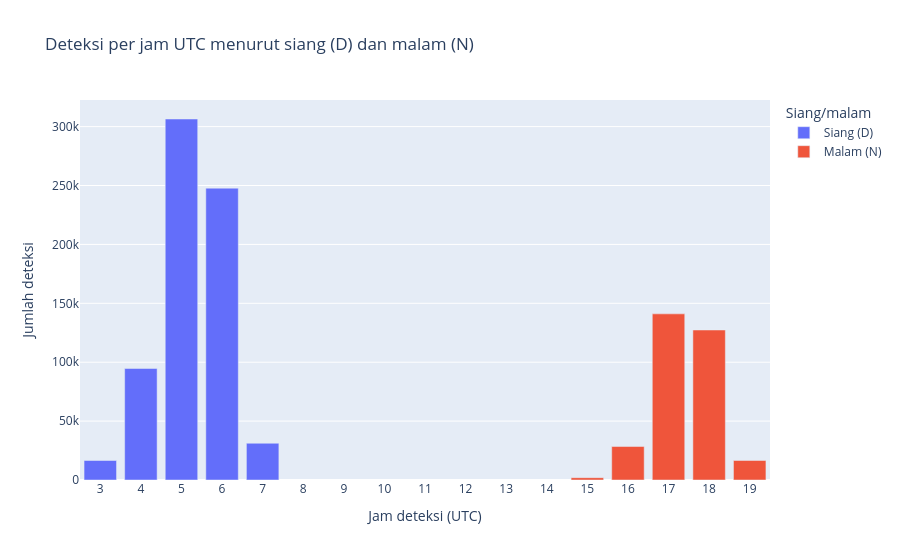

Notebook cell for this chart:
### Markdown cell above
### Grafik 4. Pada jam berapa (UTC) deteksi tercatat?

### Code cell
nama_dn = {"D": "Siang (D)", "N": "Malam (N)"}

per_jam = (
    d.group_by("jam_utc", "daynight")
    .agg(pl.len().alias("deteksi"))
    .collect()
    .with_columns(pl.col("daynight").replace_strict(nama_dn, return_dtype=pl.String).alias("waktu"))
    .sort("jam_utc")
)

fig = px.bar(
    per_jam,
    x="jam_utc",
    y="deteksi",
    color="waktu",
    labels={"jam_utc": "Jam deteksi (UTC)", "deteksi": "Jumlah deteksi", "waktu": "Siang/malam"},
    title="Deteksi per jam UTC menurut siang (D) dan malam (N)",
)
fig.update_xaxes(dtick=1)
fig.show()

per_jam.pivot(on="daynight", index="jam_utc", values="deteksi").sort("jam_utc")

### Figure 1 — Plotly figure (JSON) as saved in the notebook; plotly's stock layout.template omitted (floating-point values rounded to 4 significant figures)
{"data": [{"hovertemplate": "Siang/malam=Siang (D)<br>Jam deteksi (UTC)=%{x}<br>Jumlah deteksi=%{y}<extra></extra>", "legendgroup": "Siang (D)", "marker": {"color": "#636efa", "pattern": {"shape": ""}}, "name": "Siang (D)", "orientation": "v", "showlegend": true, "textposition": "auto", "type": "bar", "x": [3, 4, 5, 6, 7], "xaxis": "x", "y": [16554, 94632, 306465, 247752, 31198], "yaxis": "y"}, {"hovertemplate": "Siang/malam=Malam (N)<br>Jam deteksi (UTC)=%{x}<br>Jumlah deteksi=%{y}<extra></extra>", "legendgroup": "Malam (N)", "marker": {"color": "#EF553B", "pattern": {"shape": ""}}, "name": "Malam (N)", "orientation": "v", "showlegend": true, "textposition": "auto", "type": "bar", "x": [15, 16, 17, 18, 19], "xaxis": "x", "y": [1966, 28413, 141043, 127330, 16583], "yaxis": "y"}], "layout": {"barmode": "relative", "legend": {"title": {"text": "Siang/malam"}, "tracegroupgap": 0}, "title": {"text": "Deteksi per jam UTC menurut siang (D) dan malam (N)"}, "xaxis": {"anchor": "y", "domain": [0, 1], "dtick": 1, "title": {"text": "Jam deteksi (UTC)"}}, "yaxis": {"anchor": "x", "domain": [0, 1], "title": {"text": "Jumlah deteksi"}}}}
